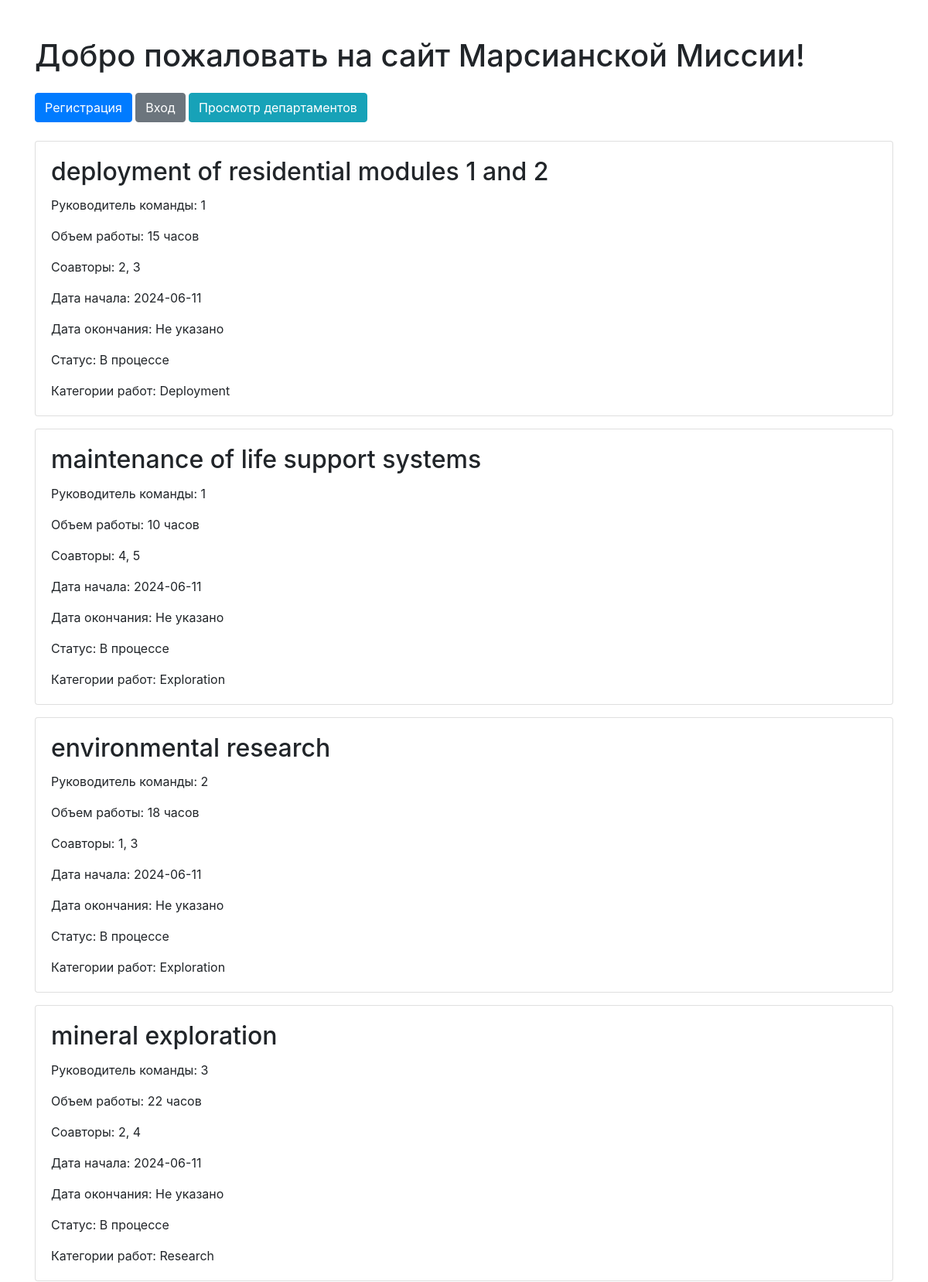
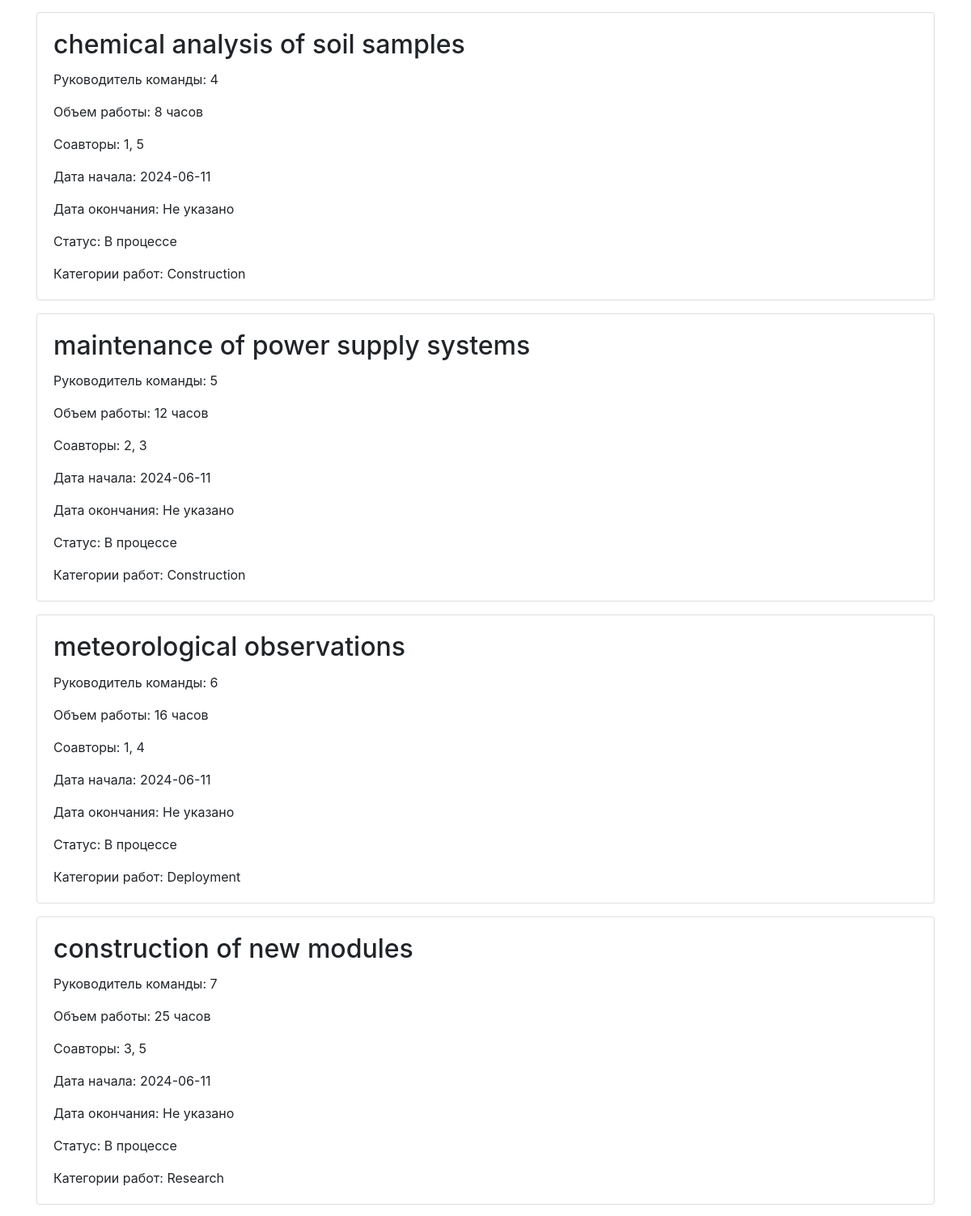
The page / (upper part) on the database its author committed (2 pictures, top to bottom).
### models.py (models this page shows)
class Job(Base):
    __tablename__ = 'jobs'
    id = Column(Integer, primary_key=True)
    job = Column(String)
    team_leader = Column(Integer)
    work_size = Column(Integer)
    collaborators = Column(String)
    start_date = Column(DateTime)
    end_date = Column(DateTime)
    is_finished = Column(Boolean)
    categories = relationship(
        "Category", secondary=job_category_association, back_populates="jobs")

class Category(Base):
    __tablename__ = 'categories'
    id = Column(Integer, primary_key=True, autoincrement=True)
    name = Column(String, unique=True)
    jobs = relationship(
        "Job", secondary=job_category_association, back_populates="categories")

### main.py (the view)
@app.route('/')
def index():
    db_session = Session()
    jobs = db_session.query(Job).options(joinedload(Job.categories)).all()
    db_session.close()
    if 'user_id' in session:
        user_id = session['user_id']
        db_session = Session()
        user = db_session.query(User).filter_by(id=user_id).first()
        db_session.close()
        return render_template('main_page.html', user=user, jobs=jobs)
    else:
        return render_template('main_page.html', user=None, jobs=jobs)

### templates/main_page.html (shortened to what this page needs)
<!doctype html>
<html lang="ru">
<head>
    <link href="https://maxcdn.bootstrapcdn.com/bootstrap/4.5.2/css/bootstrap.min.css" rel="stylesheet">
</head>
<body>
    <div class="container">
        {% if user %}
        <h1>Добро пожаловать на сайт Марсианской Миссии, {{ user.name }} {{ user.surname }} (id: {{ user.id }})!</h1>
        <button class="btn btn-danger" onclick="window.location.href='{{ url_for('logout') }}'">Выйти</button>
        <button class="btn btn-success" onclick="window.location.href='{{ url_for('add_job') }}'">Добавить работу</button>
        <button class="btn btn-info" onclick="window.location.href='{{ url_for('departments') }}'">Просмотр департаментов</button>
        {% else %}
        <h1 class="mt-5">Добро пожаловать на сайт Марсианской Миссии!</h1>
        <div class="mt-4">
            <button class="btn btn-primary" onclick="window.location.href='{{ url_for('register') }}'">Регистрация</button>
            <button class="btn btn-secondary" onclick="window.location.href='{{ url_for('login') }}'">Вход</button>
            <button class="btn btn-info" onclick="window.location.href='{{ url_for('departments') }}'">Просмотр департаментов</button>
        </div>
        {% endif %}
        <div class="mt-4">
            {% for job in jobs %}
                <div class="card mb-3">
                    <div class="card-body">
                        <h2 class="card-title">{{ job.job }}</h2>
                        <p class="card-text">Руководитель команды: {{ job.team_leader }}</p>
                        <p class="card-text">Объем работы: {{ job.work_size }} часов</p>
                        <p class="card-text">Соавторы: {{ job.collaborators }}</p>
                        <p class="card-text">Дата начала: {{ job.start_date.strftime('%Y-%m-%d') if job.start_date else 'Не указано' }}</p>
                        <p class="card-text">Дата окончания: {{ job.end_date.strftime('%Y-%m-%d') if job.end_date else 'Не указано' }}</p>
                        <p class="card-text">Статус: {{ 'Завершена' if job.is_finished else 'В процессе' }}</p>
                        <p class="card-text">Категории работ:
                            {% for category in job.categories %}
                                {{ category.name }}
                            {% endfor %}
                        </p>
                    </div>
                </div>
            {% endfor %}
        </div>
    </div>
</body>
</html>

### rows shown on the page
Job: job "deployment of residential modules 1 and 2", team_leader "1", work_size "15", collaborators "2, 3", start_date "2024-06-11", end_date "Не указано", is_finished "В процессе"
Category: name "Deployment"
Job: job "maintenance of life support systems", team_leader "1", work_size "10", collaborators "4, 5", start_date "2024-06-11", end_date "Не указано", is_finished "В процессе"
Category: name "Exploration"
Job: job "environmental research", team_leader "2", work_size "18", collaborators "1, 3", start_date "2024-06-11", end_date "Не указано", is_finished "В процессе"
Job: job "mineral exploration", team_leader "3", work_size "22", collaborators "2, 4", start_date "2024-06-11", end_date "Не указано", is_finished "В процессе"
Category: name "Research"
Job: job "chemical analysis of soil samples", team_leader "4", work_size "8", collaborators "1, 5", start_date "2024-06-11", end_date "Не указано", is_finished "В процессе"
Category: name "Construction"
Job: job "maintenance of power supply systems", team_leader "5", work_size "12", collaborators "2, 3", start_date "2024-06-11", end_date "Не указано", is_finished "В процессе"
Job: job "meteorological observations", team_leader "6", work_size "16", collaborators "1, 4", start_date "2024-06-11", end_date "Не указано", is_finished "В процессе"
Job: job "construction of new modules", team_leader "7", work_size "25", collaborators "3, 5", start_date "2024-06-11", end_date "Не указано", is_finished "В процессе"
